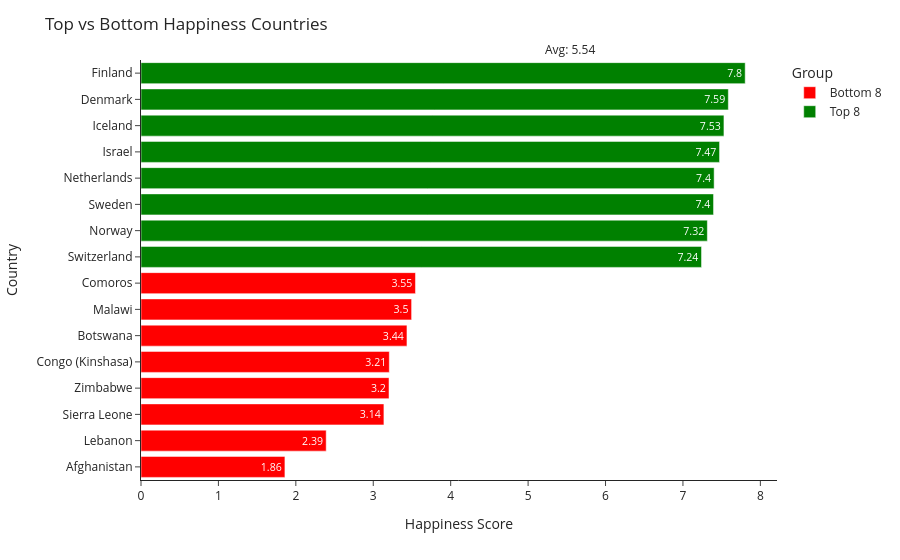

The notebook cell this image was saved under:
### Markdown cell above
## Task 2 — Top vs Bottom Countries

This chart compares the happiest and least happy countries.

### Code cell
# Top 8 happiest countries
top8 = df.nlargest(8, 'Happiness_score')
top8['Group'] = 'Top 8'

# Bottom 8 countries
bottom8 = df.nsmallest(8, 'Happiness_score')
bottom8['Group'] = 'Bottom 8'

# Combine
combined = pd.concat([top8, bottom8]).sort_values('Happiness_score')

# Global average
global_avg = df['Happiness_score'].mean()

# Plot
fig2 = px.bar(
    combined,
    x='Happiness_score',
    y='Country',
    orientation='h',
    color='Group',
    text=combined['Happiness_score'].round(2),
    color_discrete_map={
        'Top 8': 'green',
        'Bottom 8': 'red'
    }
)

fig2.update_layout(
    title="Top vs Bottom Happiness Countries",
    xaxis_title="Happiness Score",
    yaxis_title="Country",
    template='simple_white'
)

# Add average line
fig2.add_vline(
    x=global_avg,
    line_dash="dash",
    line_color="black",
    annotation_text=f"Avg: {global_avg:.2f}",
    annotation_position="top"
)

fig2.show()

### Figure 1 — Plotly figure (JSON) as saved in the notebook; plotly's stock layout.template omitted (floating-point values rounded to 4 significant figures)
{"data": [{"hovertemplate": "Group=Bottom 8<br>Happiness_score=%{x}<br>Country=%{y}<br>text=%{text}<extra></extra>", "legendgroup": "Bottom 8", "marker": {"color": "red", "pattern": {"shape": ""}}, "name": "Bottom 8", "orientation": "h", "showlegend": true, "text": [1.86, 2.39, 3.14, 3.2, 3.21, 3.44, 3.5, 3.55], "textposition": "auto", "type": "bar", "x": [1.859, 2.392, 3.138, 3.204, 3.207, 3.435, 3.495, 3.545], "xaxis": "x", "y": ["Afghanistan", "Lebanon", "Sierra Leone", "Zimbabwe", "Congo (Kinshasa)", "Botswana", "Malawi", "Comoros"], "yaxis": "y"}, {"hovertemplate": "Group=Top 8<br>Happiness_score=%{x}<br>Country=%{y}<br>text=%{text}<extra></extra>", "legendgroup": "Top 8", "marker": {"color": "green", "pattern": {"shape": ""}}, "name": "Top 8", "orientation": "h", "showlegend": true, "text": [7.24, 7.32, 7.4, 7.4, 7.47, 7.53, 7.59, 7.8], "textposition": "auto", "type": "bar", "x": [7.24, 7.316, 7.395, 7.403, 7.473, 7.53, 7.586, 7.804], "xaxis": "x", "y": ["Switzerland", "Norway", "Sweden", "Netherlands", "Israel", "Iceland", "Denmark", "Finland"], "yaxis": "y"}], "layout": {"annotations": [{"showarrow": false, "text": "Avg: 5.54", "x": 5.54, "xanchor": "center", "xref": "x", "y": 1, "yanchor": "bottom", "yref": "y domain"}], "barmode": "relative", "legend": {"title": {"text": "Group"}, "tracegroupgap": 0}, "margin": {"t": 60}, "shapes": [{"line": {"color": "black", "dash": "dash"}, "type": "line", "x0": 5.54, "x1": 5.54, "xref": "x", "y0": 0, "y1": 1, "yref": "y domain"}], "title": {"text": "Top vs Bottom Happiness Countries"}, "xaxis": {"anchor": "y", "domain": [0, 1], "title": {"text": "Happiness Score"}}, "yaxis": {"anchor": "x", "domain": [0, 1], "title": {"text": "Country"}}}}
